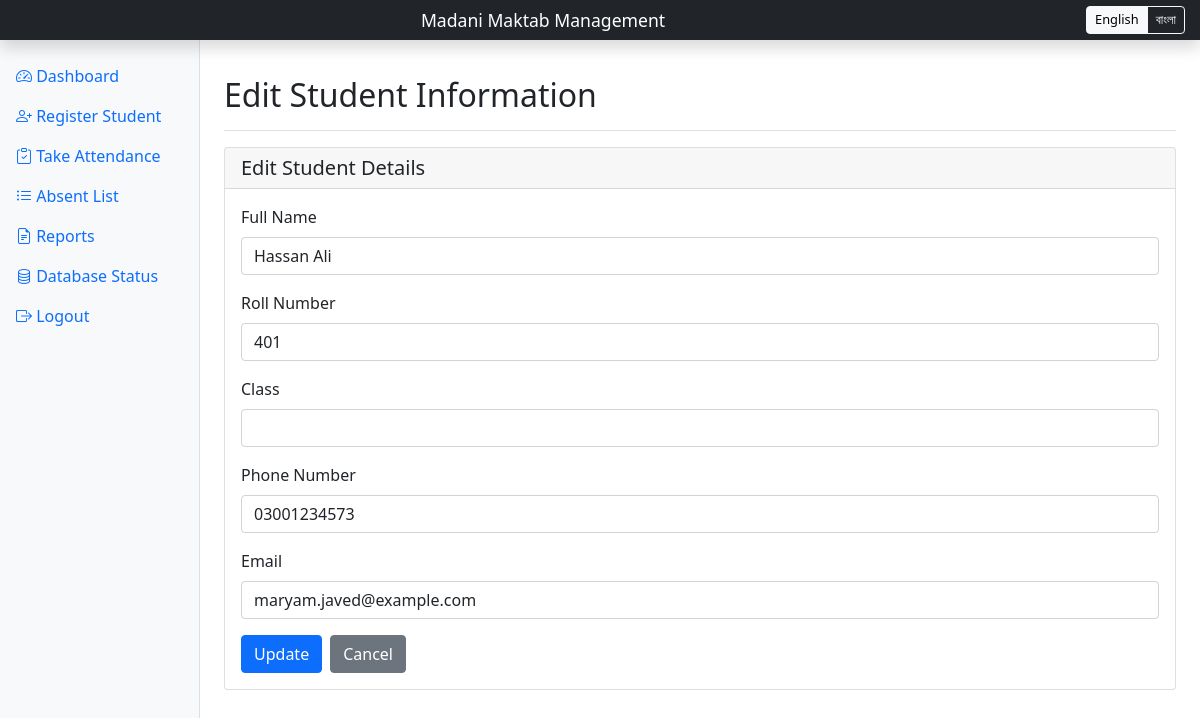
The app's page /edit_student/7 (signed in) with its own data.
### main.py (models this page shows)
class Student(db.Model):
    id = db.Column(db.Integer, primary_key=True)
    name = db.Column(db.String(100), nullable=False)
    roll_number = db.Column(db.String(20), unique=True, nullable=False)
    class_id = db.Column(db.Integer, db.ForeignKey('class.id'), nullable=False)
    phone = db.Column(db.String(15), nullable=True)
    email = db.Column(db.String(100), nullable=True)
    attendance = db.relationship('Attendance', backref='student', lazy=True)
    class_relation = db.relationship('Class', backref='students', lazy=True)  # Define the relationship

### main.py (the view, shortened to what this page needs)
@app.route('/edit_student/<int:student_id>', methods=['GET', 'POST'])
@login_required
def edit_student(student_id):
    student = Student.query.get_or_404(student_id)
    return render_template('edit_student.html', student=student)

### main.py (called while the page is built)
@login_manager.user_loader
def load_user(user_id):
    return User.query.get(int(user_id))

@app.context_processor
def inject_translations():
    lang = session.get('lang', 'en')
    return {'_': translations[lang]}

### templates/edit_student.html (shortened to what this page needs)
{% extends "base.html" %}
{% block content %}
<div class="d-flex justify-content-between flex-wrap flex-md-nowrap align-items-center pt-3 pb-2 mb-3 border-bottom">
    <h1 class="h2">{{ _['edit_student'] }}</h1>
</div>
<div class="card">
    <div class="card-header">
        <h5 class="card-title mb-0">{{ _['edit_student_details'] }}</h5>
    </div>
    <div class="card-body">
        <form method="POST">
            <div class="mb-3">
                <label for="name" class="form-label">{{ _['full_name'] }}</label>
                <input type="text" class="form-control" id="name" name="name" value="{{ student.name }}" required>
            </div>
            <div class="mb-3">
                <label for="roll_number" class="form-label">{{ _['roll_number'] }}</label>
                <input type="text" class="form-control" id="roll_number" name="roll_number" value="{{ student.roll_number }}" required>
            </div>
            <div class="mb-3">
                <label for="class_name" class="form-label">{{ _['class'] }}</label>
                <input type="text" class="form-control" id="class_name" name="class_name" value="{{ student.class_name }}" required>
            </div>
            <div class="mb-3">
                <label for="phone" class="form-label">{{ _['phone_number'] }}</label>
                <input type="tel" class="form-control" id="phone" name="phone" value="{{ student.phone or '' }}">
            </div>
            <div class="mb-3">
                <label for="email" class="form-label">{{ _['email'] }}</label>
                <input type="email" class="form-control" id="email" name="email" value="{{ student.email or '' }}">
            </div>
            <div class="d-flex gap-2">
                <button type="submit" class="btn btn-primary">{{ _['update'] }}</button>
                <a href="{{ url_for('register') }}" class="btn btn-secondary">{{ _['cancel'] }}</a>
            </div>
        </form>
    </div>
</div>
{% endblock %}

### records on screen
Student: name "Hassan Ali", roll_number "401", phone "03001234573", email "maryam.javed@example.com"

### other values on screen
{{ _['dashboard'] }} "Dashboard"
{{ _['register_student'] }} "Register Student"
{{ _['take_attendance'] }} "Take Attendance"
{{ _['absent_list'] }} "Absent List"
{{ _['reports'] }} "Reports"
{{ _['db_status'] }} "Database Status"
{{ _['logout'] }} "Logout"
{{ _['edit_student'] }} "Edit Student Information"
{{ _['edit_student_details'] }} "Edit Student Details"
{{ _['full_name'] }} "Full Name"
{{ _['roll_number'] }} "Roll Number"
{{ _['class'] }} "Class"
{{ _['phone_number'] }} "Phone Number"
{{ _['email'] }} "Email"
{{ _['update'] }} "Update"
